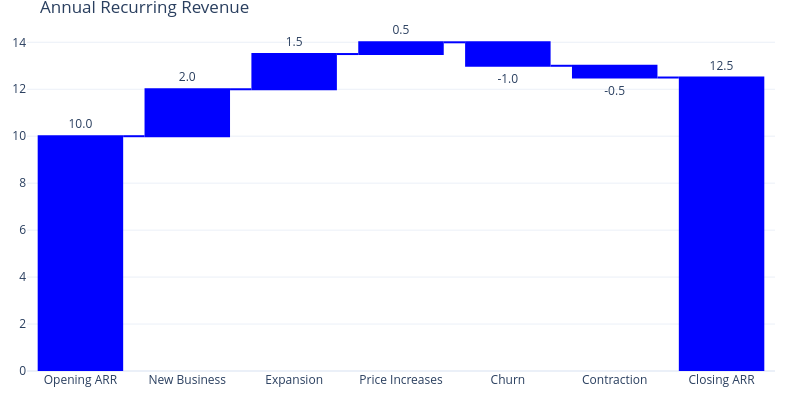

Here is the notebook cell this chart was saved with:
### Code cell
ccolor = dcolor = icolor = tcolor = "blue"

fig = go.Figure(go.Waterfall(
    measure = measure,
    x = categories,
    textposition = "outside",
    text = text_labels,
    y = values,
    connector  = {"line": {"color": ccolor}},
    decreasing = {"marker": {"color": dcolor}},
    increasing = {"marker": {"color": icolor}},
    totals = {"marker": {"color": tcolor}},
    
))

fig.update_layout(
        title = "Annual Recurring Revenue",
        template="plotly_white",
        width = 800,
        height = 400,
        margin=dict(l=25, r=25, t=25, b=25, pad=0)

)

fig.show()

### Figure 1 — Plotly figure (JSON) as saved in the notebook; plotly's stock layout.template omitted (floating-point values rounded to 4 significant figures)
{"data": [{"connector": {"line": {"color": "blue"}}, "decreasing": {"marker": {"color": "blue"}}, "increasing": {"marker": {"color": "blue"}}, "measure": ["absolute", "relative", "relative", "relative", "relative", "relative", "total"], "text": ["10.0", "2.0", "1.5", "0.5", "-1.0", "-0.5", "12.5"], "textposition": "outside", "totals": {"marker": {"color": "blue"}}, "type": "waterfall", "x": ["Opening ARR", "New Business", "Expansion", "Price Increases", "Churn", "Contraction", "Closing ARR"], "y": [10, 2, 1.5, 0.5, -1, -0.5, 12.5]}], "layout": {"height": 400, "margin": {"b": 25, "l": 25, "pad": 0, "r": 25, "t": 25}, "title": {"text": "Annual Recurring Revenue"}, "width": 800}}
